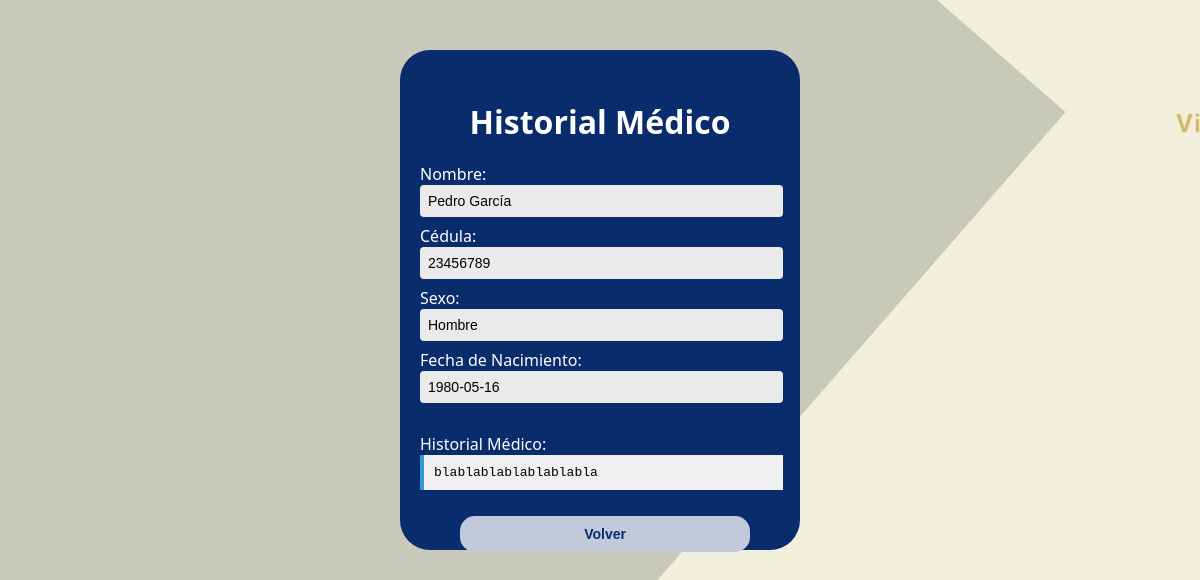
The app's page /Pacientes/Ficha_med.php (signed in), older data.
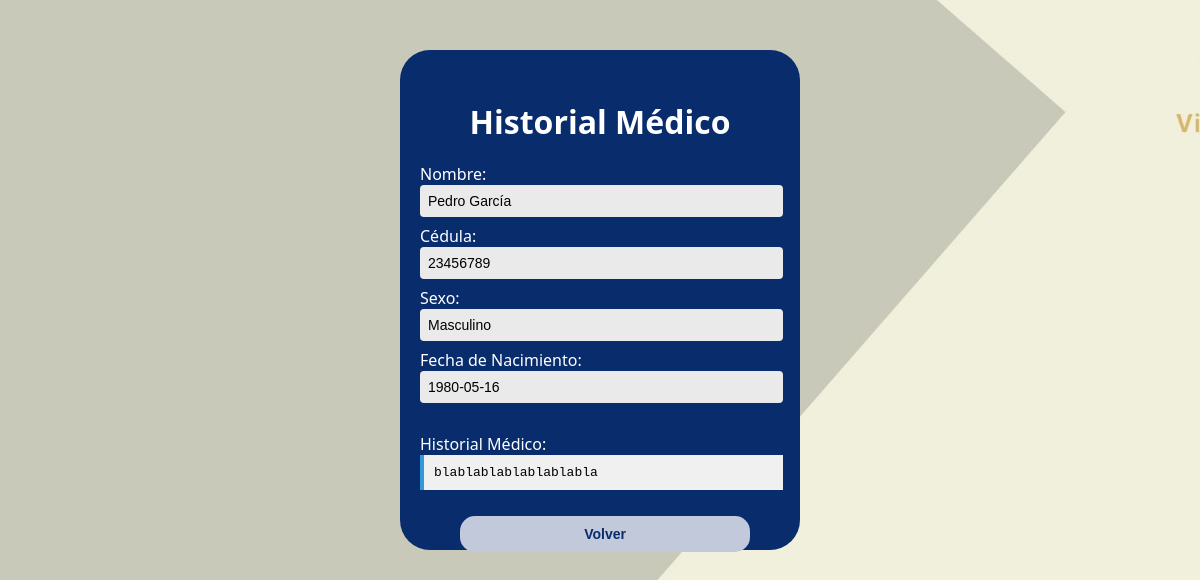
The same page, newer data.
### tables this page shows
CREATE TABLE `paciente` (
  `Cedula_P` int(11) NOT NULL,
  `Nombre_P` varchar(100) DEFAULT NULL,
  `Fecha_Nac` date DEFAULT NULL,
  `Sexo` varchar(10) DEFAULT NULL,
  `Correo` varchar(50) DEFAULT NULL,
  `His_med` varchar(1000) DEFAULT NULL,
  `Tel` varchar(15) DEFAULT NULL,
  `Contraseña_P` varchar(10) DEFAULT NULL,
  `Usuario_P` varchar(50) DEFAULT NULL
);

### Pacientes/Ficha_med.php (the view, shortened to what this page needs)
<?php
include '../Base de datos/Conexion.php';
$usuario_sesion = $_SESSION['usuario'];
$stmt = $conn->prepare("SELECT Cedula_P, Nombre_P, Sexo, Fecha_Nac, His_med FROM paciente WHERE Usuario_P = ?");
$stmt->bind_param("s", $usuario_sesion);
$stmt->execute();
$result = $stmt->get_result();
$paciente = $result->fetch_assoc();
?>
<!DOCTYPE html>
<html lang="es">
<head>
  <link rel="stylesheet" href="../estiloL.css">
  <link rel="stylesheet" href="Estilo.css">
</head>
<body>
<div class="cuadrado">
  <div class="titulo">
    <h1>Historial Médico</h1>
  </div>
  <div class="info-paciente">
    Nombre: <input type="text" value="<?php echo htmlspecialchars($paciente['Nombre_P']); ?>" readonly><br>
    Cédula: <input type="text" value="<?php echo htmlspecialchars($paciente['Cedula_P']); ?>" readonly><br>
    Sexo: <input type="text" value="<?php echo htmlspecialchars($paciente['Sexo']); ?>" readonly><br>
    Fecha de Nacimiento: <input type="text" value="<?php echo htmlspecialchars($paciente['Fecha_Nac']); ?>" readonly><br><br>
    Historial Médico:<br>
    <?php
    $hist = $paciente['His_med'] ?? '';
    $historiales = array_filter(array_map('trim', explode("-------------------------", $hist)));
    foreach ($historiales as $bloque) {
        echo '<div class="historial-bloque">' . htmlspecialchars($bloque) . '</div>';
    }
    ?>
    <br>
    <p>
      <button type="button" class="Volver2" onclick="window.history.back();">Volver</button>
    </p>
  </div>
</div>
</body>
</html>

Row changes from the older to the newer data that the page shows:
changed paciente "blablablablablablabla": Sexo "Hombre" → "Masculino"
